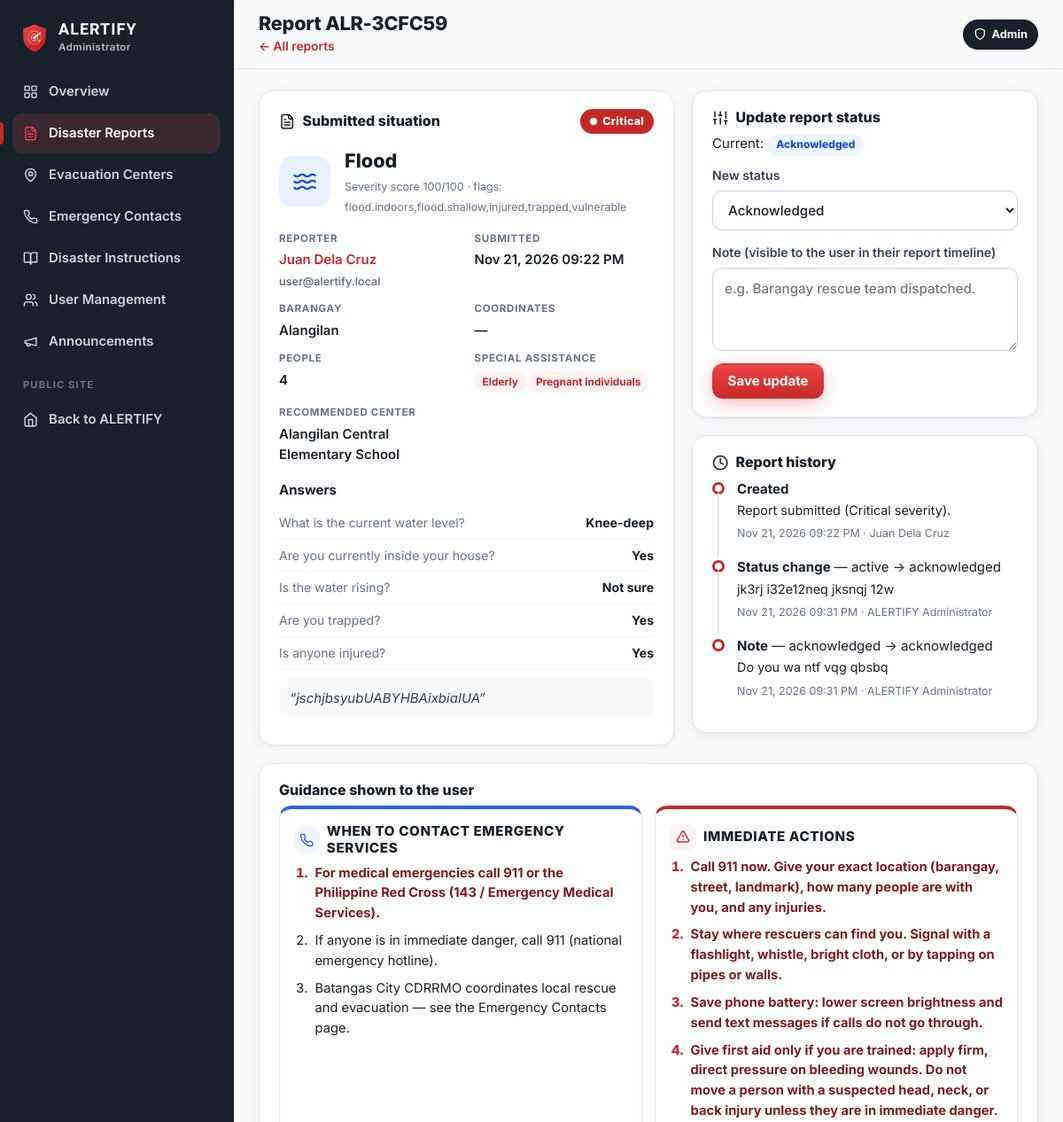
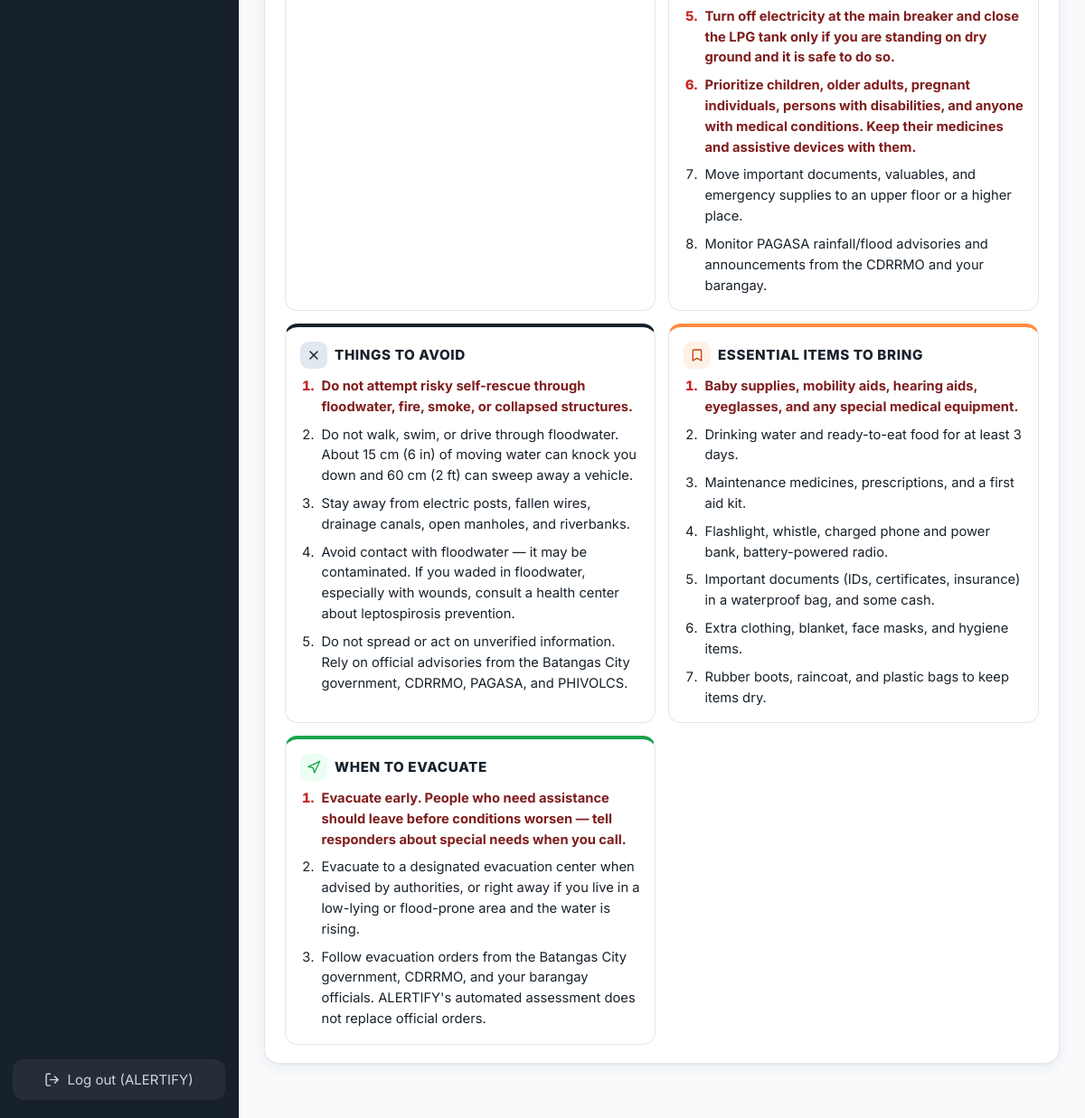
/admin/reports/2 (signed in), run on the app's committed database (2 pictures, top to bottom).
### models.py (models this page shows, shortened)
class User(UserMixin, db.Model):
    __tablename__ = "users"
    id = db.Column(db.Integer, primary_key=True)
    full_name = db.Column(db.String(120), nullable=False)
    email = db.Column(db.String(160), unique=True, nullable=False, index=True)
    phone = db.Column(db.String(30))
    barangay = db.Column(db.String(80))
    password_hash = db.Column(db.String(255), nullable=False)
    is_active_account = db.Column(db.Boolean, default=True, nullable=False)
    reset_token = db.Column(db.String(64), index=True)
    reset_expires = db.Column(db.DateTime)
    created_at = db.Column(db.DateTime, default=utcnow)
    last_login = db.Column(db.DateTime)
    reports = db.relationship("DisasterReport", back_populates="user", lazy="dynamic")
    admin_account = db.relationship("AdminAccount", back_populates="user", uselist=False,
                                    foreign_keys="AdminAccount.user_id",
                                    cascade="all, delete-orphan")
    @property
    def is_active(self):  # Flask-Login: blocks deactivated accounts
        return self.is_active_account
    @property
    def is_admin(self):
        return self.admin_account is not None and self.admin_account.active

class DisasterReport(db.Model):
    __tablename__ = "disaster_reports"
    id = db.Column(db.Integer, primary_key=True)
    reference = db.Column(db.String(16), unique=True, index=True)
    user_id = db.Column(db.Integer, db.ForeignKey("users.id"), index=True)
    guest_token = db.Column(db.String(64), index=True)  # for reports made before login
    category_id = db.Column(db.Integer, db.ForeignKey("disaster_categories.id"), nullable=False)
    answers_json = db.Column(db.Text, default="{}")
    barangay = db.Column(db.String(80))
    latitude = db.Column(db.Float)
    longitude = db.Column(db.Float)
    location_accuracy = db.Column(db.Float)
    location_source = db.Column(db.String(20))  # gps | map_pin | manual
    people_count = db.Column(db.Integer, default=1)
    special_assistance = db.Column(db.String(255))
    description = db.Column(db.Text)
    severity = db.Column(db.String(12))       # low|moderate|high|critical
    severity_score = db.Column(db.Integer)
    flags = db.Column(db.String(255))
    instructions_json = db.Column(db.Text)    # snapshot of what ALERTIFY recommended
    recommended_center_id = db.Column(db.Integer, db.ForeignKey("evacuation_centers.id"))
    recommended_distance_km = db.Column(db.Float)
    status = db.Column(db.String(20), default="active")  # active|acknowledged|responding|resolved|closed
    saved = db.Column(db.Boolean, default=False)
    created_at = db.Column(db.DateTime, default=utcnow, index=True)
    updated_at = db.Column(db.DateTime, default=utcnow, onupdate=utcnow)
    user = db.relationship("User", back_populates="reports")
    category = db.relationship("DisasterCategory")
    recommended_center = db.relationship("EvacuationCenter")
    history = db.relationship("ReportHistory", back_populates="report",
                              order_by="ReportHistory.created_at",
                              cascade="all, delete-orphan")
    @property
    def instructions(self):
        try:
            return json.loads(self.instructions_json or "{}")
        except ValueError:
            return {}

class DisasterCategory(db.Model):
    __tablename__ = "disaster_categories"
    id = db.Column(db.Integer, primary_key=True)
    code = db.Column(db.String(30), unique=True, nullable=False)
    name = db.Column(db.String(60), nullable=False)
    icon = db.Column(db.String(10))
    description = db.Column(db.String(255))
    sort_order = db.Column(db.Integer, default=0)
    active = db.Column(db.Boolean, default=True)

class EvacuationCenter(db.Model):
    __tablename__ = "evacuation_centers"
    id = db.Column(db.Integer, primary_key=True)
    name = db.Column(db.String(200), nullable=False)
    location = db.Column(db.String(200))          # location text exactly as in source
    barangay = db.Column(db.String(80), index=True)
    capacity_families = db.Column(db.Integer)     # None = not provided in source
    capacity_persons = db.Column(db.Integer)
    latitude = db.Column(db.Float)
    longitude = db.Column(db.Float)
    source = db.Column(db.String(200))
    source_note = db.Column(db.String(255))
    verified = db.Column(db.Boolean, default=False)
    verified_at = db.Column(db.DateTime)
    verified_by = db.Column(db.Integer, db.ForeignKey("users.id"))
    hazards = db.Column(db.String(200), default="")
    operational_status = db.Column(db.String(20), default="unknown")  # unknown|open|full|closed
    status_updated_at = db.Column(db.DateTime)
    active = db.Column(db.Boolean, default=True)
    created_at = db.Column(db.DateTime, default=utcnow)
    updated_at = db.Column(db.DateTime, default=utcnow, onupdate=utcnow)

class ReportHistory(db.Model):
    __tablename__ = "report_history"
    id = db.Column(db.Integer, primary_key=True)
    report_id = db.Column(db.Integer, db.ForeignKey("disaster_reports.id"), nullable=False, index=True)
    event = db.Column(db.String(30), nullable=False)  # created|status_change|saved|claimed|note
    old_status = db.Column(db.String(20))
    new_status = db.Column(db.String(20))
    note = db.Column(db.String(500))
    actor_id = db.Column(db.Integer, db.ForeignKey("users.id"))
    created_at = db.Column(db.DateTime, default=utcnow)
    report = db.relationship("DisasterReport", back_populates="history")
    actor = db.relationship("User")

### app.py (the view, shortened to what this page needs)
@app.route("/admin/reports/<int:rid>", methods=["GET", "POST"])
@admin_required
def admin_report_detail(rid):
    r = db.get_or_404(DisasterReport, rid)
    return render_template("admin/report_detail.html", r=r, data=r.instructions, sections=engine.SECTIONS,
                           statuses=REPORT_STATUSES, special_labels=dict(engine.SPECIAL_ASSISTANCE))

### app.py (called while the page is built, shortened)
@login_manager.user_loader
def load_user(uid):
    return db.session.get(User, int(uid))

def ph_time(dt, fmt="%b %d, %Y %I:%M %p"):
    return (dt + PH_OFFSET).strftime(fmt) if dt else "—"

def csrf_token():
    if "csrf" not in session:
        session["csrf"] = secrets.token_urlsafe(32)
    return session["csrf"]

@app.before_request
def csrf_protect():
    session.permanent = True

@app.after_request
def security_headers(resp):
    resp.headers.setdefault("X-Content-Type-Options", "nosniff")
    resp.headers.setdefault("X-Frame-Options", "SAMEORIGIN")
    resp.headers.setdefault("Referrer-Policy", "strict-origin-when-cross-origin")
    resp.headers.setdefault("Permissions-Policy", "geolocation=(self)")
    return resp

def admin_required(fn):
    @wraps(fn)
    @login_required
    def wrapper(*a, **kw):
        if not current_user.is_admin:
            abort(403)
        return fn(*a, **kw)
    return wrapper

def visible_notifications(limit=None):
    now = utcnow()
    qry = Notification.query.filter(Notification.active.is_(True),
                                    or_(Notification.expires_at.is_(None), Notification.expires_at > now))
    if current_user.is_authenticated and current_user.barangay:
        qry = qry.filter(or_(Notification.barangay.is_(None), Notification.barangay == "",
                             Notification.barangay == current_user.barangay))
    qry = qry.order_by(Notification.created_at.desc())
    return qry.limit(limit).all() if limit else qry.all()

def unread_ids(notes):
    ids = [n.id for n in notes]
    if not ids:
        return set()
    if current_user.is_authenticated:
        read = {r.notification_id for r in NotificationRead.query.filter(
            NotificationRead.user_id == current_user.id, NotificationRead.notification_id.in_(ids))}
        return set(ids) - read
    seen = session.get("notif_seen", 0)
    return {n.id for n in notes if n.id > seen}

@app.context_processor
def inject_globals():
    notes = visible_notifications(limit=8)
    return {
        "categories": DisasterCategory.query.filter_by(active=True).order_by(DisasterCategory.sort_order).all(),
        "primary_contacts": EmergencyContact.query.filter_by(active=True, is_primary=True)
        .order_by(EmergencyContact.sort_order).all(),
        "nav_notifications": notes,
        "nav_unread": unread_ids(notes),
        "severity_labels": engine.SEVERITY_LABELS,
    }

### models.py (called while the page is built)
def utcnow():
    return datetime.now(timezone.utc).replace(tzinfo=None)

### templates/admin/report_detail.html (shortened to what this page needs)
{% extends "admin/layout.html" %}
{% import "_macros.html" as m with context %}
{% block head %}<link rel="stylesheet" href="{{ url_for('static', filename='vendor/leaflet-1.9.4/leaflet.css') }}">{% endblock %}
{% block page_title %}Report {{ r.reference }}{% endblock %}
{% block page_sub %}<p><a class="link" href="{{ url_for('admin_reports') }}">← All reports</a></p>{% endblock %}
{% block content %}
<div class="result-grid">
  <section class="card assess">
    <div class="card-head"><h3>{{ icon('file') }} Submitted situation</h3>{{ m.severity_badge(r.severity) }}</div>
    <div class="assess-top">
      <span class="hz-ic lg hz-{{ r.category.code }}">{{ icon(r.category.code) }}</span>
      <div><div class="assess-dis">{{ r.category.name }}</div><small class="muted">Severity score {{ r.severity_score }}/100 · flags: {{ r.flags or 'none' }}</small></div>
    </div>
    <dl class="kv">
      <div><dt>Reporter</dt><dd>{% if r.user %}<a class="link" href="{{ url_for('admin_user_detail', uid=r.user.id) }}">{{ r.user.full_name }}</a><br><small class="muted">{{ r.user.email }}{% if r.user.phone %} · {{ r.user.phone }}{% endif %}</small>{% else %}Guest (not logged in){% endif %}</dd></div>
      <div><dt>Submitted</dt><dd>{{ r.created_at|ph }}</dd></div>
      <div><dt>Barangay</dt><dd>{{ r.barangay or '—' }}</dd></div>
      <div><dt>Coordinates</dt><dd>{% if r.latitude is not none %}{{ '%.6f'|format(r.latitude) }}, {{ '%.6f'|format(r.longitude) }} <small class="muted">({{ r.location_source }}{% if r.location_accuracy %}, ±{{ r.location_accuracy|round|int }} m{% endif %})</small>{% else %}—{% endif %}</dd></div>
      <div><dt>People</dt><dd>{{ r.people_count }}</dd></div>
      <div><dt>Special assistance</dt><dd>{% if r.special_assistance %}{% for s in r.special_assistance.split(',') %}<span class="tag tag-red">{{ special_labels.get(s, s) }}</span>{% endfor %}{% else %}None reported{% endif %}</dd></div>
      <div><dt>Recommended center</dt><dd>{{ r.recommended_center.name if r.recommended_center else '—' }}{% if r.recommended_distance_km %} ({{ r.recommended_distance_km }} km){% endif %}</dd></div>
    </dl>
    <h4 class="mt">Answers</h4>
    <ul class="answer-list">{% for a in data.answers %}<li><span>{{ a.q }}</span><b>{{ a.a }}</b></li>{% endfor %}</ul>
    {% if r.description %}<p class="desc">“{{ r.description }}”</p>{% endif %}
  </section>
  <div class="stack">
    <form class="card form" method="post">
      <h3>{{ icon('sliders') }} Update report status</h3>
      <p>Current: {{ m.status_badge(r.status) }}</p>
      <label class="field"><span>New status</span><select name="status">{% for s in statuses %}<option value="{{ s }}" {{ 'selected' if s == r.status }}>{{ s|capitalize }}</option>{% endfor %}</select></label>
      <label class="field"><span>Note (visible to the user in their report timeline)</span><textarea name="note" rows="3" maxlength="500" placeholder="e.g. Barangay rescue team dispatched."></textarea></label>
      <button class="btn btn-red">Save update</button>
    </form>
    <section class="card">
      <h3>{{ icon('clock') }} Report history</h3>
      <ol class="timeline">
        {% for h in r.history %}
          <li><span class="tl-dot"></span><div><b>{{ h.event|replace('_',' ')|capitalize }}</b>{% if h.old_status and h.new_status %} — {{ h.old_status }} → {{ h.new_status }}{% endif %}{% if h.note %}<p>{{ h.note }}</p>{% endif %}<small class="muted">{{ h.created_at|ph }}{% if h.actor %} · {{ h.actor.full_name }}{% endif %}</small></div></li>
        {% endfor %}
      </ol>
    </section>
  </div>
</div>
<section class="card">
  <h3>Guidance shown to the user</h3>
  {{ m.instruction_sections(data, sections, danger_first=data.immediate_danger) }}
</section>
{% endblock %}

### templates/admin/layout.html (shortened to what this page needs)
{% extends "base.html" %}
{% import "_macros.html" as m with context %}
{% set anav = [
  ('admin_overview', 'grid', 'Overview'),
  ('admin_reports', 'file', 'Disaster Reports'),
  ('admin_centers', 'pin', 'Evacuation Centers'),
  ('admin_contacts', 'phone', 'Emergency Contacts'),
  ('admin_instructions', 'book', 'Disaster Instructions'),
  ('admin_users', 'users', 'User Management'),
  ('admin_notifications', 'megaphone', 'Announcements'),
] %}
{% block body_class %}app admin{% endblock %}
{% block body %}
<div class="shell">
  <aside class="sidebar sidebar-admin" id="sidebar" aria-label="Admin navigation">
    <a class="brand light" href="{{ url_for('admin_overview') }}">
      <img src="{{ url_for('static', filename='img/logo.svg') }}" alt="" width="34" height="34">
      <span><b>ALERTIFY</b><small>Administrator</small></span>
    </a>
    <nav class="side-nav">
      {% for ep, ic, label in anav %}
        <a href="{{ url_for(ep) }}" class="{{ 'active' if request.endpoint == ep or (request.endpoint and request.endpoint.startswith(ep[:-1])) }}">{{ icon(ic) }}<span>{{ label }}</span></a>
      {% endfor %}
      <div class="side-sep">Public site</div>
      <a href="{{ url_for('dashboard') }}">{{ icon('home') }}<span>Back to ALERTIFY</span></a>
    </nav>
    <form method="post" action="{{ url_for('logout') }}" class="side-logout" data-logout>
      <button type="submit">{{ icon('logout') }} Log out ({{ current_user.full_name.split()[0] }})</button>
    </form>
  </aside>
  <div class="main-col">
    <header class="topbar">
      <div class="topbar-title"><h1>{% block page_title %}{% endblock %}</h1>{% block page_sub %}{% endblock %}</div>
      <div class="topbar-actions">{% block actions %}{% endblock %}<span class="admin-pill">{{ icon('shield') }} Admin</span></div>
    </header>
    <main id="main" class="content">
      {% block content %}{% endblock %}
    </main>
  </div>
</div>
{% endblock %}

### templates/_macros.html (shortened to what this page needs)
{% macro severity_badge(sev) %}
  <span class="sev sev-{{ sev }}"><i></i>{{ severity_labels.get(sev, sev)|default(sev) }}</span>
{% endmacro %}
{% macro status_badge(st) %}
  <span class="status status-{{ st }}">{{ st|capitalize }}</span>
{% endmacro %}
{% macro instruction_sections(data, sections, danger_first=false) %}
  {% set order = sections %}
  {% if danger_first %}
    {% set order = [sections[4]] + sections[:4] %}
  {% endif %}
  <div class="instr-grid">
  {% for key, label in order %}
    {% set items = data.sections[key] if data.sections else [] %}
    {% if items %}
      <section class="instr instr-{{ key }}">
        <h3>
          <span class="instr-ic">{{ icon({'immediate':'alert','avoid':'x','bring':'bookmark','evacuate':'navigation','contact':'phone'}[key]) }}</span>
          {{ label }}
        </h3>
        <ol>
          {% for it in items %}
            <li class="{{ 'urgent' if it.urgent }}">{{ it.text }}</li>
          {% endfor %}
        </ol>
      </section>
    {% endif %}
  {% endfor %}
  </div>
{% endmacro %}

### data on the page
User: full_name "ALERTIFY"
DisasterReport: reference "ALR-3CFC59", get "Critical", severity_score "100", flags "flood.indoors,flood.shallow,injured,trapped,vulnerable", created_at|ph "Nov 21, 2026 09:22 PM", barangay "Alangilan", people_count "4", description "jschjbsyubUABYHBAixbiaIUA", status "Acknowledged"
DisasterCategory: category.name "Flood"
User: user.full_name "Juan Dela Cruz", user.email "user@alertify.local"
EvacuationCenter: recommended_center "Alangilan Central Elementary School"
ReportHistory: event "Created", note "Report submitted (Critical severity).", created_at|ph "Nov 21, 2026 09:22 PM", actor.full_name "Juan Dela Cruz"
ReportHistory: event "Status change", old_status "active", new_status "acknowledged", note "jk3rj i32e12neq jksnqj 12w", created_at|ph "Nov 21, 2026 09:31 PM", actor.full_name "ALERTIFY Administrator"
ReportHistory: event "Note", old_status "acknowledged", new_status "acknowledged", note "Do you wa ntf vqg qbsbq", created_at|ph "Nov 21, 2026 09:31 PM", actor.full_name "ALERTIFY Administrator"

### other printed values
{{ label }} "Overview" "Disaster Reports" "Evacuation Centers" "Emergency Contacts" "Disaster Instructions" "User Management" "Announcements"
{{ special_labels.get(s, s) }} "Elderly" "Pregnant individuals"
{{ a.q }} "What is the current water level?" "Are you currently inside your house?" "Is the water rising?" "Are you trapped?" "Is anyone injured?"
{{ a.a }} "Knee-deep" "Yes" "Not sure" "Yes" "Yes"
{{ label }} "WHEN TO CONTACT EMERGENCY SERVICES" "IMMEDIATE ACTIONS" "THINGS TO AVOID" "ESSENTIAL ITEMS TO BRING" "WHEN TO EVACUATE"
{{ it.text }} "For medical emergencies call 911 or the Philippine Red Cross (143 / Emergency Medical Services)." "If anyone is in immediate danger, call 911 (national emergency hotline)." "Batangas City CDRRMO coordinates local rescue and evacuation — see the Emergency Contacts page." "Call 911 now. Give your exact location (barangay, street, landmark), how many people are with you, and any injuries." "Stay where rescuers can find you. Signal with a flashlight, whistle, bright cloth, or by tapping on pipes or walls." "Save phone battery: lower screen brightness and send text messages if calls do not go through." "Give first aid only if you are trained: apply firm, direct pressure on bleeding wounds. Do not move a person with a suspected head, neck, or back injury unless they are in immediate danger." "Turn off electricity at the main breaker and close the LPG tank only if you are standing on dry ground and it is safe to do so." "Prioritize children, older adults, pregnant individuals, persons with disabilities, and anyone with medical conditions. Keep their medicines and assistive devices with them." "Move important documents, valuables, and emergency supplies to an upper floor or a higher place." "Monitor PAGASA rainfall/flood advisories and announcements from the CDRRMO and your barangay." "Do not attempt risky self-rescue through floodwater, fire, smoke, or collapsed structures." "Do not walk, swim, or drive through floodwater. About 15 cm (6 in) of moving water can knock you down and 60 cm (2 ft) can sweep away a vehicle." "Stay away from electric posts, fallen wires, drainage canals, open manholes, and riverbanks." "Avoid contact with floodwater — it may be contaminated. If you waded in floodwater, especially with wounds, consult a health center about leptospirosis prevention." "Do not spread or act on unverified information. Rely on official advisories from the Batangas City government, CDRRMO, PAGASA, and PHIVOLCS." "Baby supplies, mobility aids, hearing aids, eyeglasses, and any special medical equipment." "Drinking water and ready-to-eat food for at least 3 days." "Maintenance medicines, prescriptions, and a first aid kit." "Flashlight, whistle, charged phone and power bank, battery-powered radio." "Important documents (IDs, certificates, insurance) in a waterproof bag, and some cash." "Extra clothing, blanket, face masks, and hygiene items." "Rubber boots, raincoat, and plastic bags to keep items dry." "Evacuate early. People who need assistance should leave before conditions worsen — tell responders about special needs when you call." "Evacuate to a designated evacuation center when advised by authorities, or right away if you live in a low-lying or flood-prone area and the water is rising." "Follow evacuation orders from the Batangas City government, CDRRMO, and your barangay officials. ALERTIFY's automated assessment does not replace official orders."
form field status "Acknowledged"
